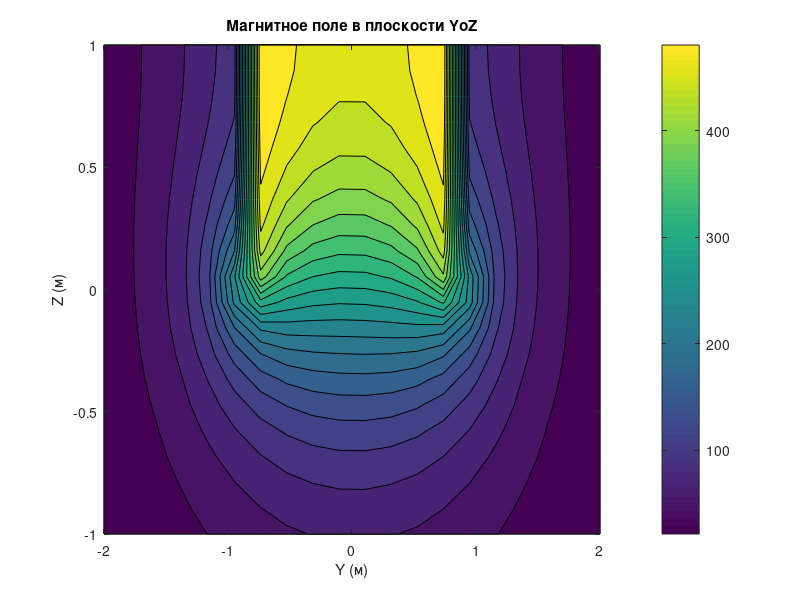
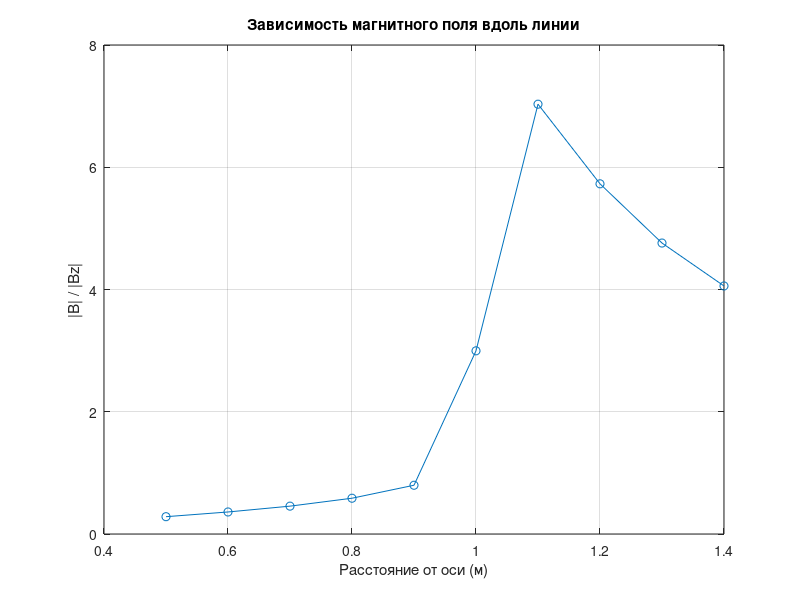

Source code (MATLAB) for these figures, in order:

function solenoid_field_analysis()
    % Параметры соленоида
    Radius = 1.0;          % Радиус соленоида (м)
    Solenoid_Length = 2.0; % Длина соленоида (м)
    N_Coil = 100;          % Количество витков
    I = 1.0;               % Ток (А)
    
    % Параметры области расчёта
    Xmin = -2.0; Xmax = 2.0; % Диапазон по X (м)
    Ymin = -2.0; Ymax = 2.0; % Диапазон по Y (м)
    Zmin = -1.0; Zmax = 1.0; % Диапазон по Z (м)
    N_Knot = 20;             % Количество узлов для расчёта
    
    % Точка для анализа поля
    X0 = 0.5; Y0 = 0.5; Z0 = 0.0; % Координаты точки (м)
    
    % Параметры для анализа вдоль линии
    Mod_R = 0.5;   % Начальное расстояние от оси (м)
    Phi = pi/4;    % Угол направления (рад)
    dR = 0.1;      % Шаг по расстоянию (м)
    N_Step = 10;   % Количество шагов
    
    % Выбор режима визуализации
    % 1 - Плоскость YoZ (X = X0)
    % 2 - Плоскость XoZ (Y = Y0)
    % 3 - Плоскость XoY (Z = Z0)
    % 4 - 3D пространство
    visualization_mode = 1;
    
    % Расчёт и визуализация
    switch visualization_mode
        case 1
            visualize_YoZ_plane(Radius, Solenoid_Length, N_Coil, I, X0, Ymin, Ymax, Zmin, Zmax, N_Knot);
        case 2
            visualize_XoZ_plane(Radius, Solenoid_Length, N_Coil, I, Y0, Xmin, Xmax, Zmin, Zmax, N_Knot);
        case 3
            visualize_XoY_plane(Radius, N_Coil, I, Z0, Xmin, Xmax, Ymin, Ymax, N_Knot);
        case 4
            visualize_3D_space(Radius, Solenoid_Length, N_Coil, I, Xmin, Xmax, Ymin, Ymax, Zmin, Zmax, N_Knot);
    end
    
    % Дополнительный анализ вдоль линии
    analyze_along_line(Radius, Solenoid_Length, N_Coil, I, Mod_R, Phi, dR, N_Step, Z0);
end

% Функции для расчёта компонент магнитного поля
function z = Bx(x0, y0, z0, a, h, N, I)
    f = inline('I*((z0-psi*h/(2*pi))*a.*cos(psi)-h/(2*pi)*(y0-a*sin(psi)))./(x0^2+y0^2+z0^2+a^2+(h/(2*pi)*psi).^2-2*(x0*a*cos(psi)+a*y0*sin(psi)+h/(2*pi)*z0*psi)).^(3/2)', 'psi', 'x0', 'y0', 'z0', 'a', 'h', 'I');
    phi = 0:pi/50:2*pi*N;
    F = f(phi, x0, y0, z0, a, h, I);
    z = trapz(phi, F);
end

function z = By(x0, y0, z0, a, h, N, I)
    f = inline('I*((x0-a*cos(psi))*h/(2*pi)+a*sin(psi).*(z0-psi*h/(2*pi)))./(x0^2+y0^2+z0^2+a^2+(h/(2*pi)*psi).^2-2*(x0*a*cos(psi)+a*y0*sin(psi)+h/(2*pi)*z0*psi)).^(3/2)', 'psi', 'x0', 'y0', 'z0', 'a', 'h', 'I');
    phi = 0:pi/50:2*pi*N;
    F = f(phi, x0, y0, z0, a, h, I);
    z = trapz(phi, F);
end

function z = Bz(x0, y0, z0, a, h, N, I)
    f = inline('I*((y0-a*sin(psi))*a.*sin(psi)+a*cos(psi).*(x0-a*cos(psi)))./(x0^2+y0^2+z0^2+a^2+(h/(2*pi)*psi).^2-2*(x0*a*cos(psi)+a*y0*sin(psi)+h/(2*pi)*z0*psi)).^(3/2)', 'psi', 'x0', 'y0', 'z0', 'a', 'h', 'I');
    phi = 0:pi/50:2*pi*N;
    F = f(phi, x0, y0, z0, a, h, I);
    z = trapz(phi, F);
end

% Функции для визуализации в разных плоскостях
function visualize_YoZ_plane(Radius, Solenoid_Length, N_Coil, I, X0, Ymin, Ymax, Zmin, Zmax, N_Knot)
    h = Solenoid_Length / N_Coil;
    y = linspace(Ymin, Ymax, N_Knot);
    z = linspace(Zmin, Zmax, N_Knot);
    [Y, Z] = meshgrid(y, z);
    B = zeros(size(Y));
    
    for i = 1:numel(Y)
        B(i) = sqrt(Bx(X0, Y(i), Z(i), Radius, h, N_Coil, I)^2 + ...
                    By(X0, Y(i), Z(i), Radius, h, N_Coil, I)^2 + ...
                    Bz(X0, Y(i), Z(i), Radius, h, N_Coil, I)^2);
    end
    
    figure;
    contourf(Y, Z, reshape(B, size(Y)), 20);
    colorbar;
    title('Магнитное поле в плоскости YoZ');
    xlabel('Y (м)');
    ylabel('Z (м)');
end

function visualize_XoZ_plane(Radius, Solenoid_Length, N_Coil, I, Y0, Xmin, Xmax, Zmin, Zmax, N_Knot)
    h = Solenoid_Length / N_Coil;
    x = linspace(Xmin, Xmax, N_Knot);
    z = linspace(Zmin, Zmax, N_Knot);
    [X, Z] = meshgrid(x, z);
    B = zeros(size(X));
    
    for i = 1:numel(X)
        B(i) = sqrt(Bx(X(i), Y0, Z(i), Radius, h, N_Coil, I)^2 + ...
               By(X(i), Y0, Z(i), Radius, h, N_Coil, I)^2 + ...
               Bz(X(i), Y0, Z(i), Radius, h, N_Coil, I)^2);
    end
    
    figure;
    contourf(X, Z, reshape(B, size(X)), 20);
    colorbar;
    title('Магнитное поле в плоскости XoZ');
    xlabel('X (м)');
    ylabel('Z (м)');
end

function visualize_XoY_plane(Radius, N_Coil, I, Z0, Xmin, Xmax, Ymin, Ymax, N_Knot)
    h = 0; % Для плоского случая (2D)
    x = linspace(Xmin, Xmax, N_Knot);
    y = linspace(Ymin, Ymax, N_Knot);
    [X, Y] = meshgrid(x, y);
    B = zeros(size(X));
    
    for i = 1:numel(X)
        B(i) = sqrt(Bx(X(i), Y(i), Z0, Radius, h, N_Coil, I)^2 + ...
               By(X(i), Y(i), Z0, Radius, h, N_Coil, I)^2 + ...
               Bz(X(i), Y(i), Z0, Radius, h, N_Coil, I)^2);
    end
    
    figure;
    contourf(X, Y, reshape(B, size(X)), 20);
    colorbar;
    title('Магнитное поле в плоскости XoY');
    xlabel('X (м)');
    ylabel('Y (м)');
end

function visualize_3D_space(Radius, Solenoid_Length, N_Coil, I, Xmin, Xmax, Ymin, Ymax, Zmin, Zmax, N_Knot)
    h = Solenoid_Length / N_Coil;
    x = linspace(Xmin, Xmax, N_Knot);
    y = linspace(Ymin, Ymax, N_Knot);
    z = linspace(Zmin, Zmax, N_Knot);
    [X, Y, Z] = meshgrid(x, y, z);
    B = zeros(size(X));
    
    for i = 1:numel(X)
        B(i) = sqrt(Bx(X(i), Y(i), Z(i), Radius, h, N_Coil, I)^2 + ...
               By(X(i), Y(i), Z(i), Radius, h, N_Coil, I)^2 + ...
               Bz(X(i), Y(i), Z(i), Radius, h, N_Coil, I)^2);
    end
    
    figure;
    slice(X, Y, Z, B, [Xmax, Ymax, Zmin]);
    shading interp;
    colorbar;
    title('Магнитное поле в 3D пространстве');
    xlabel('X (м)');
    ylabel('Y (м)');
    zlabel('Z (м)');
end

function analyze_along_line(Radius, Solenoid_Length, N_Coil, I, Mod_R, Phi, dR, N_Step, Z0)
    h = Solenoid_Length / N_Coil;
    R = zeros(1, N_Step);
    Mh = zeros(1, N_Step);
    
    for i = 1:N_Step
        x = Mod_R * cos(Phi) + dR * (i-1) * cos(Phi);
        y = Mod_R * sin(Phi) + dR * (i-1) * sin(Phi);
        R(i) = sqrt(x^2 + y^2);
        Hx = Bx(x, y, Z0, Radius, h, N_Coil, I);
        Hy = By(x, y, Z0, Radius, h, N_Coil, I);
        Hz = Bz(x, y, Z0, Radius, h, N_Coil, I);
        Mh(i) = sqrt(Hx^2 + Hy^2) / abs(Hz);
    end
    
    figure;
    plot(R, Mh, '-o');
    title('Зависимость магнитного поля вдоль линии');
    xlabel('Расстояние от оси (м)');
    ylabel('|B| / |Bz|');
    grid on;
end